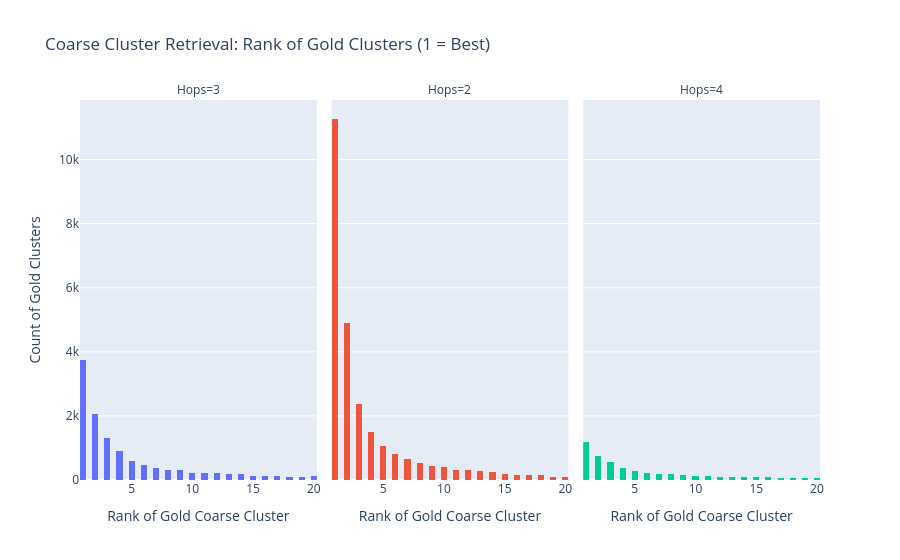
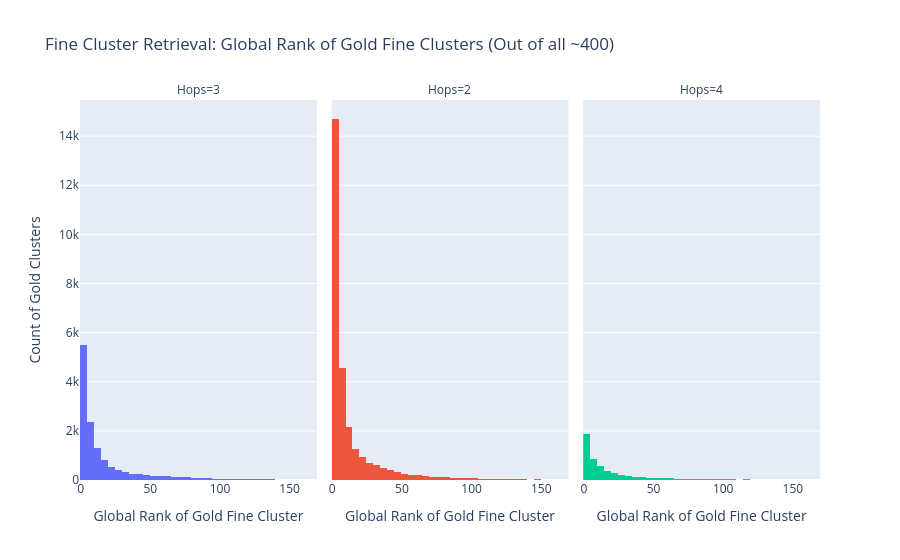

Here is the notebook cell these charts were saved with, in order:
### Code cell
import ast
import numpy as np
import pandas as pd
import plotly.express as px
from sklearn.preprocessing import normalize

# ==========================================
# 1. Extract Centroids & Compute All Ranks
# ==========================================
print("Extracting centroids and calculating query-to-cluster ranks...")

# Coarse Centroids
coarse_centroids = results["coarse_model"].cluster_centers_

# Fine Centroids (Flattened globally for absolute ranking)
fine_ids = []
fine_centroids_list = []
for c_id, f_model in results["fine_models"].items():
    for f_label, centroid in enumerate(f_model.cluster_centers_):
        fine_ids.append(f"C{c_id}_F{f_label}")
        fine_centroids_list.append(centroid)
        
fine_centroids = np.array(fine_centroids_list)

# Normalize queries for Cosine Similarity
queries_norm = normalize(query_emb, norm='l2')

# Matrix multiplication for instant Cosine Similarities
coarse_sims = queries_norm @ coarse_centroids.T
fine_sims = queries_norm @ fine_centroids.T

# Magic numpy trick to convert similarities to Ranks (1 = highest similarity)
coarse_ranks_matrix = np.argsort(np.argsort(-coarse_sims, axis=1), axis=1) + 1
fine_ranks_matrix = np.argsort(np.argsort(-fine_sims, axis=1), axis=1) + 1


# ==========================================
# 2. Map Gold Nodes to their Ranks
# ==========================================
print("Mapping gold nodes to their cluster ranks...")

# Dictionaries to quickly look up which cluster a node belongs to
node_to_coarse = dict(zip(docs_df['node_id'], results['doc_coarse_labels']))
node_to_fine = dict(zip(docs_df['node_id'], results['doc_hierarchical_labels']))

rank_records = []

for idx, row in query_df.iterrows():
    n_hops = row['n_hops']
    if n_hops not in [2, 3, 4]: 
        continue
        
    gold_nodes = row['gold_node_ids']
    if isinstance(gold_nodes, str):
        try:
            gold_nodes = ast.literal_eval(gold_nodes)
        except:
            gold_nodes = []
            
    # Find unique clusters that contain the gold nodes for this specific query
    coarse_set = set()
    fine_set = set()
    for node in gold_nodes:
        if node in node_to_coarse:
            coarse_set.add(node_to_coarse[node])
            fine_set.add(node_to_fine[node])
            
    # Record the rank of EVERY unique coarse cluster required to answer the query
    for c_id in coarse_set:
        c_rank = coarse_ranks_matrix[idx, c_id]
        rank_records.append({'n_hops': n_hops, 'Level': 'Coarse', 'Rank': c_rank})
        
    # Record the rank of EVERY unique fine cluster required
    for f_id in fine_set:
        f_matrix_idx = fine_ids.index(f_id)
        f_rank = fine_ranks_matrix[idx, f_matrix_idx]
        rank_records.append({'n_hops': n_hops, 'Level': 'Fine', 'Rank': f_rank})

df_ranks = pd.DataFrame(rank_records)


# ==========================================
# 3. Plot Histograms
# ==========================================
print("Generating Plots...")

# Chart 1: Coarse Cluster Ranks
df_coarse_ranks = df_ranks[df_ranks['Level'] == 'Coarse']
fig1 = px.histogram(
    df_coarse_ranks,
    x='Rank',
    facet_col='n_hops',
    color='n_hops',
    title="Coarse Cluster Retrieval: Rank of Gold Clusters (1 = Best)",
    labels={'Rank': 'Rank of Gold Coarse Cluster', 'n_hops': 'Hops'},
    nbins=40 # Assuming you have roughly 40 coarse clusters
)
fig1.update_layout(showlegend=False, yaxis_title="Count of Gold Clusters")
fig1.show()


# Chart 2: Fine Cluster Ranks
df_fine_ranks = df_ranks[df_ranks['Level'] == 'Fine']
fig2 = px.histogram(
    df_fine_ranks,
    x='Rank',
    facet_col='n_hops',
    color='n_hops',
    title="Fine Cluster Retrieval: Global Rank of Gold Fine Clusters (Out of all ~400)",
    labels={'Rank': 'Global Rank of Gold Fine Cluster', 'n_hops': 'Hops'},
    nbins=50
)
fig2.update_layout(showlegend=False, yaxis_title="Count of Gold Clusters")
fig2.show()

### Figure 1 — Plotly figure (JSON) as saved in the notebook; plotly's stock layout.template omitted (floating-point values rounded to 4 significant figures; data arrays with more than 128 entries replaced by an {"elided": "..."} marker saying what was removed)
{"data": [{"bingroup": "x", "hovertemplate": "Hops=3<br>Rank of Gold Coarse Cluster=%{x}<br>count=%{y}<extra></extra>", "legendgroup": "3", "marker": {"color": "#636efa", "pattern": {"shape": ""}}, "name": "3", "nbinsx": 40, "orientation": "v", "showlegend": true, "type": "histogram", "x": {"elided": "11823 int values"}, "xaxis": "x", "yaxis": "y"}, {"bingroup": "x", "hovertemplate": "Hops=2<br>Rank of Gold Coarse Cluster=%{x}<br>count=%{y}<extra></extra>", "legendgroup": "2", "marker": {"color": "#EF553B", "pattern": {"shape": ""}}, "name": "2", "nbinsx": 40, "orientation": "v", "showlegend": true, "type": "histogram", "x": {"elided": "25909 int values"}, "xaxis": "x2", "yaxis": "y2"}, {"bingroup": "x", "hovertemplate": "Hops=4<br>Rank of Gold Coarse Cluster=%{x}<br>count=%{y}<extra></extra>", "legendgroup": "4", "marker": {"color": "#00cc96", "pattern": {"shape": ""}}, "name": "4", "nbinsx": 40, "orientation": "v", "showlegend": true, "type": "histogram", "x": {"elided": "4802 int values"}, "xaxis": "x3", "yaxis": "y3"}], "layout": {"annotations": [{"font": {}, "showarrow": false, "text": "Hops=3", "x": 0.16, "xanchor": "center", "xref": "paper", "y": 1, "yanchor": "bottom", "yref": "paper"}, {"font": {}, "showarrow": false, "text": "Hops=2", "x": 0.5, "xanchor": "center", "xref": "paper", "y": 1, "yanchor": "bottom", "yref": "paper"}, {"font": {}, "showarrow": false, "text": "Hops=4", "x": 0.84, "xanchor": "center", "xref": "paper", "y": 1, "yanchor": "bottom", "yref": "paper"}], "barmode": "relative", "legend": {"title": {"text": "Hops"}, "tracegroupgap": 0}, "showlegend": false, "title": {"text": "Coarse Cluster Retrieval: Rank of Gold Clusters (1 = Best)"}, "xaxis": {"anchor": "y", "domain": [0, 0.32], "title": {"text": "Rank of Gold Coarse Cluster"}}, "xaxis2": {"anchor": "y2", "domain": [0.34, 0.66], "matches": "x", "title": {"text": "Rank of Gold Coarse Cluster"}}, "xaxis3": {"anchor": "y3", "domain": [0.68, 1.0], "matches": "x", "title": {"text": "Rank of Gold Coarse Cluster"}}, "yaxis": {"anchor": "x", "domain": [0, 1], "title": {"text": "Count of Gold Clusters"}}, "yaxis2": {"anchor": "x2", "domain": [0, 1], "matches": "y", "showticklabels": false}, "yaxis3": {"anchor": "x3", "domain": [0, 1], "matches": "y", "showticklabels": false}}}

### Figure 2 — Plotly figure (JSON) as saved in the notebook; plotly's stock layout.template omitted (floating-point values rounded to 4 significant figures; data arrays with more than 128 entries replaced by an {"elided": "..."} marker saying what was removed)
{"data": [{"bingroup": "x", "hovertemplate": "Hops=3<br>Global Rank of Gold Fine Cluster=%{x}<br>count=%{y}<extra></extra>", "legendgroup": "3", "marker": {"color": "#636efa", "pattern": {"shape": ""}}, "name": "3", "nbinsx": 50, "orientation": "v", "showlegend": true, "type": "histogram", "x": {"elided": "13431 int values"}, "xaxis": "x", "yaxis": "y"}, {"bingroup": "x", "hovertemplate": "Hops=2<br>Global Rank of Gold Fine Cluster=%{x}<br>count=%{y}<extra></extra>", "legendgroup": "2", "marker": {"color": "#EF553B", "pattern": {"shape": ""}}, "name": "2", "nbinsx": 50, "orientation": "v", "showlegend": true, "type": "histogram", "x": {"elided": "27874 int values"}, "xaxis": "x2", "yaxis": "y2"}, {"bingroup": "x", "hovertemplate": "Hops=4<br>Global Rank of Gold Fine Cluster=%{x}<br>count=%{y}<extra></extra>", "legendgroup": "4", "marker": {"color": "#00cc96", "pattern": {"shape": ""}}, "name": "4", "nbinsx": 50, "orientation": "v", "showlegend": true, "type": "histogram", "x": {"elided": "5439 int values"}, "xaxis": "x3", "yaxis": "y3"}], "layout": {"annotations": [{"font": {}, "showarrow": false, "text": "Hops=3", "x": 0.16, "xanchor": "center", "xref": "paper", "y": 1, "yanchor": "bottom", "yref": "paper"}, {"font": {}, "showarrow": false, "text": "Hops=2", "x": 0.5, "xanchor": "center", "xref": "paper", "y": 1, "yanchor": "bottom", "yref": "paper"}, {"font": {}, "showarrow": false, "text": "Hops=4", "x": 0.84, "xanchor": "center", "xref": "paper", "y": 1, "yanchor": "bottom", "yref": "paper"}], "barmode": "relative", "legend": {"title": {"text": "Hops"}, "tracegroupgap": 0}, "showlegend": false, "title": {"text": "Fine Cluster Retrieval: Global Rank of Gold Fine Clusters (Out of all ~400)"}, "xaxis": {"anchor": "y", "domain": [0, 0.32], "title": {"text": "Global Rank of Gold Fine Cluster"}}, "xaxis2": {"anchor": "y2", "domain": [0.34, 0.66], "matches": "x", "title": {"text": "Global Rank of Gold Fine Cluster"}}, "xaxis3": {"anchor": "y3", "domain": [0.68, 1.0], "matches": "x", "title": {"text": "Global Rank of Gold Fine Cluster"}}, "yaxis": {"anchor": "x", "domain": [0, 1], "title": {"text": "Count of Gold Clusters"}}, "yaxis2": {"anchor": "x2", "domain": [0, 1], "matches": "y", "showticklabels": false}, "yaxis3": {"anchor": "x3", "domain": [0, 1], "matches": "y", "showticklabels": false}}}
